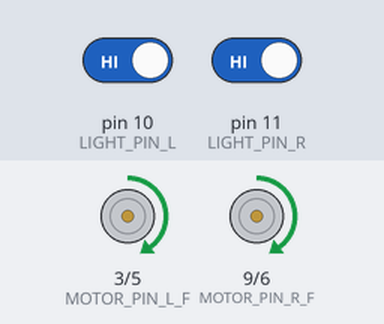
Recording of a sketch running on a simulated Arduino Uno, built with avr-gcc and run on an emulated ATmega328P. Parts: motor-driver pin pairs drawn as motors (green arrow = first pin HIGH = forward, orange = second pin HIGH = backward, longer = more drive). The inputs (shaded band) are chosen by the test bench; at power-on: pin 10 (LIGHT_PIN_L) HIGH, pin 11 (LIGHT_PIN_R) HIGH.

Above: at 2.2 s.
2.3 s: pin 10 (LIGHT_PIN_L) driven LOW
At 2.6 s:
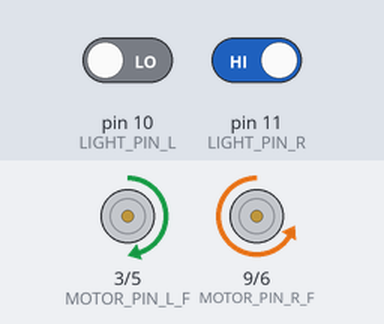
3.8 s: pin 11 (LIGHT_PIN_R) driven LOW
At 4.9 s:
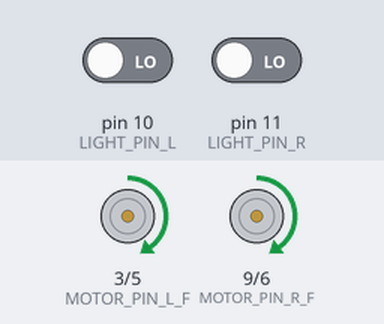
5.3 s: pin 11 (LIGHT_PIN_R) driven HIGH
At 6.1 s:
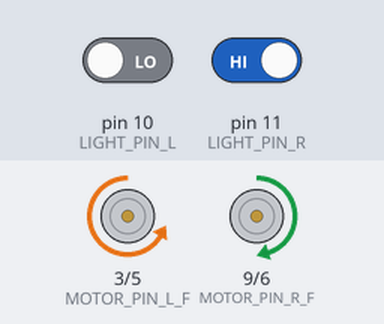
Timing chart, 0 to 8.3 s (numbered marks = the images above; inputs shaded):
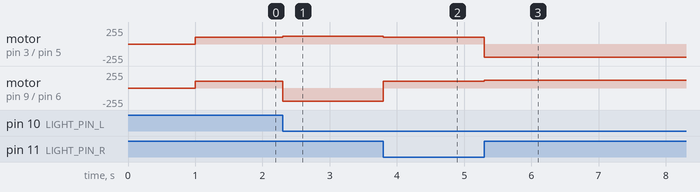

Measured:
- after the input at 2.3 s, motor on pin 3 (MOTOR_PIN_L_F) / pin 5 (MOTOR_PIN_L_B): forward 100/255 → forward 120/255 at once; motor on pin 9 (MOTOR_PIN_R_F) / pin 6 (MOTOR_PIN_R_B): forward 100/255 → backward 200/255 at once
- after the input at 3.8 s, motor on pin 3 (MOTOR_PIN_L_F) / pin 5 (MOTOR_PIN_L_B): forward 120/255 → forward 100/255 at once; motor on pin 9 (MOTOR_PIN_R_F) / pin 6 (MOTOR_PIN_R_B): backward 200/255 → forward 100/255 at once
- after the input at 5.3 s, motor on pin 3 (MOTOR_PIN_L_F) / pin 5 (MOTOR_PIN_L_B): forward 100/255 → backward 200/255 at once; motor on pin 9 (MOTOR_PIN_R_F) / pin 6 (MOTOR_PIN_R_B): forward 100/255 → forward 120/255 at once

The sketch:

ROBO_BAUM.ino
```cpp
// Макроопределение для подключения датчика линии к пину №2 Arduino
//#define PIN_SENSOR  2
#define LIGHT_PIN_L 10
#define LIGHT_PIN_R 11

#define MOTOR_PIN_L_F 3  // Motor 1 pin - left moving forward
#define MOTOR_PIN_L_B 5  // Motor 2 pin - left moving backward
#define MOTOR_PIN_R_B 6  // Motor 3 pin - right moving backward
#define MOTOR_PIN_R_F 9  // Motor 4 pin - right moving forward

#define NOR_SPEED 100 // Need speed for turning for motors
#define TURN_FRONT 120  // Need speed for motors for turning
#define TURN_BACK 200

//#define DEV 1

bool BlackZone = false;
int counter = 0;

// Turning robot left
void goingLeft(){
  analogWrite(MOTOR_PIN_L_F, 0);
  analogWrite(MOTOR_PIN_L_B, TURN_BACK);
  analogWrite(MOTOR_PIN_R_B, 0);
  analogWrite(MOTOR_PIN_R_F, TURN_FRONT);
};

// Turning robot right
void goingRight(){
  analogWrite(MOTOR_PIN_R_B, TURN_BACK);
  analogWrite(MOTOR_PIN_R_F, 0);
  analogWrite(MOTOR_PIN_L_B, 0);
  analogWrite(MOTOR_PIN_L_F, TURN_FRONT);
};

// Moving forward0
void forward(){
  analogWrite(MOTOR_PIN_L_F, NOR_SPEED);
  analogWrite(MOTOR_PIN_L_B, 0);
  analogWrite(MOTOR_PIN_R_F, NOR_SPEED);
  analogWrite(MOTOR_PIN_R_B, 0);
};

void setup() {
  // Инициализируем работу с серийным портом для вывода отладочной информации

  // Настраиваем на вход пин, к которому подключен датчик линии.
  // Здесь нет необходимости включать внутреннюю подтяжку пина к VCC, т.к.
  // модуль сам заботится о формировании логической "1" при отсутствии цели
  pinMode(LIGHT_PIN_L, INPUT);
  pinMode(LIGHT_PIN_R, INPUT);

  pinMode(MOTOR_PIN_L_F, OUTPUT);
  pinMode(MOTOR_PIN_R_F, OUTPUT);
  pinMode(MOTOR_PIN_L_B, OUTPUT);
  pinMode(MOTOR_PIN_R_B, OUTPUT);


  delay(1000);
}

// Main part
void loop() {
  // Контролируем датчик с периодичностью около 200мс
  bool lightLeft = !digitalRead(LIGHT_PIN_L);//1-black;0-white
  bool lightRight = !digitalRead(LIGHT_PIN_R);
  if( !(lightLeft) && !(lightRight) ){  // Both light
    BlackZone = false;  // If we get back to all light zone - switchig back to normal mode
    if(counter == 2){
      // Getting on finish
      analogWrite(MOTOR_PIN_L_F, 0);
      analogWrite(MOTOR_PIN_L_B, 0);
      analogWrite(MOTOR_PIN_R_F, 0);
      analogWrite(MOTOR_PIN_R_B, 0);
      while(true){
        delay(10);
      }
    }
    forward();  // Both forward

  }
  else if( lightLeft && lightRight ){//Both black
    // If we get on all right zone - switching to inverce mode
    /*if(!BlackZone){
      counter++;
    }
    else{*/
      BlackZone = true;

    BlackZone = true;
    forward();
  }
  // Rotating
  else if( ((!lightLeft) && lightRight) ){
    // Going left
    if(BlackZone){
      goingRight();
    }
    else{
      goingLeft();
    }
  }
  else if( lightLeft && (!lightRight) ){
    // Going right
    if(BlackZone){
      goingLeft();
    }
    else{
      goingRight();
    }
  }
  //delay(10);
}
```
